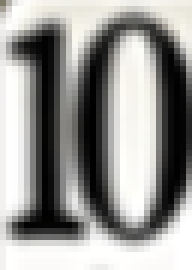
#> input picture templates/10.png, 32 x 45 px (shown 6 times larger)
$ python -i main.py   (imports and definitions only)
#> lines starting #> are read from the running program, lines starting #| are printed output that depends on the picture; after the words box and inside, x2 and y2 are one past the last pixel; in counts of white or black regions, pixels touching at a corner belong together
import numpy as np
# import pytesseract
import pyautogui
from collections import Counter
import itertools
import cv2
import random
import os
import glob
import time

# Configure the path to the Tesseract executable
# pytesseract.pytesseract.tesseract_cmd = '/System/Volumes/Data/opt/homebrew/Cellar/tesseract/5.3.0_1/bin/tesseract'


# Capture the screen
# [5 lines left out: function capture_screen, not called in this run]


# Preprocess the image for contour detection
def preprocess_image(image):
    gray_image = cv2.cvtColor(image, cv2.COLOR_BGR2GRAY)
    _, thresholded_image = cv2.threshold(
        gray_image, 128, 255, cv2.THRESH_BINARY)
    return gray_image, thresholded_image


# Find card contours
def find_card_contours(image):
    preprocessed_image = preprocess_image(image)
    contours, _ = cv2.findContours(
        preprocessed_image, cv2.RETR_EXTERNAL, cv2.CHAIN_APPROX_SIMPLE)
    return contours


# Filter card contours based on size and aspect ratio
# [407 lines left out: functions filter_card_contours, detect_card_positions, load_templates, match_card_value, match_card_value_double, extract_card_values and 9 more, not called in this run]


# [2 lines not run here, left out]

>>> import cv2
>>> picture = cv2.cvtColor(cv2.imread('templates/10.png'), cv2.COLOR_BGR2RGB)
>>> result = find_card_contours(picture)
#> in preprocess_image, `_, thresholded_image = cv2.threshold( gray_image, 128, 255, cv2.THRESH..`:
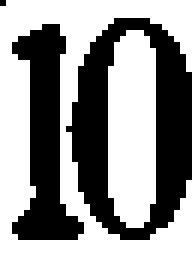
#> thresholded_image: shape (45, 32) (shown 6 times larger); 59.2% white; 3 black regions (1 under 20 px), largest, box (x1, y1, x2, y2) and area: (11, 3, 32, 40) 371, (2, 4, 14, 40) 216
#> (the run stopped early here; a loop or call above may not have finished)

$ run again, on templates/5.png
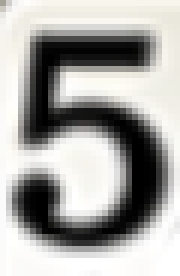
#> input picture templates/5.png, 30 x 46 px (shown 6 times larger)
#> in preprocess_image, `_, thresholded_image = cv2.threshold( gray_image, 128, 255, cv2.THRESH..`:
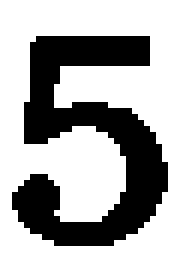
#> thresholded_image: shape (46, 30) (shown 6 times larger); 68% white; 1 black region, box (x1, y1, x2, y2) and area: (2, 6, 28, 41) 442

$ run again, on templates/6.png
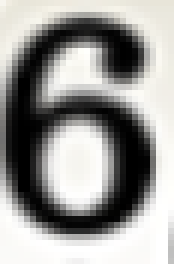
#> input picture templates/6.png, 29 x 44 px (shown 6 times larger)
#> in preprocess_image, `_, thresholded_image = cv2.threshold( gray_image, 128, 255, cv2.THRESH..`:
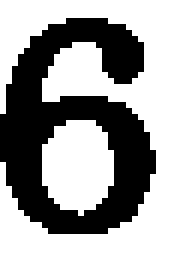
#> thresholded_image: shape (44, 29) (shown 6 times larger); 61.1% white; 1 black region, box (x1, y1, x2, y2) and area: (0, 3, 26, 39) 497

$ run again, on templates/7.png
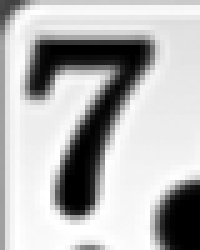
#> input picture templates/7.png, 40 x 50 px (shown 5 times larger)
#> picture is the input picture: shape (50, 40, 3); min 0, max 255, mean 182.6
#> in preprocess_image, `_, thresholded_image = cv2.threshold( gray_image, 128, 255, cv2.THRESH..`:
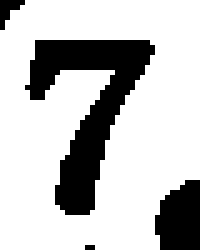
#> thresholded_image: shape (50, 40) (shown 5 times larger); 75.7% white; 4 black regions (2 under 20 px), largest, box (x1, y1, x2, y2) and area: (5, 8, 31, 43) 365, (31, 36, 40, 50) 104
